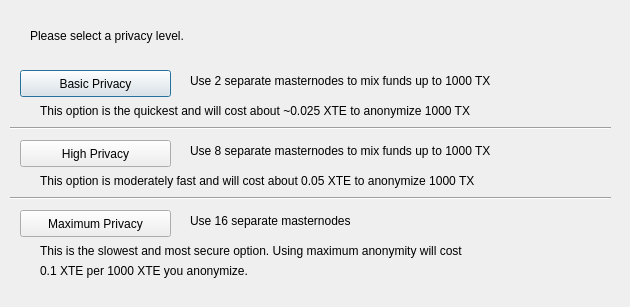
<?xml version="1.0" encoding="UTF-8"?>
<ui version="4.0">
 <class>DarksendConfig</class>
 <widget class="QDialog" name="DarksendConfig">
  <property name="geometry">
   <rect>
    <x>0</x>
    <y>0</y>
    <width>630</width>
    <height>307</height>
   </rect>
  </property>
  <property name="windowTitle">
   <string>Configure Darksend</string>
  </property>
  <widget class="QPushButton" name="buttonBasic">
   <property name="geometry">
    <rect>
     <x>20</x>
     <y>70</y>
     <width>151</width>
     <height>27</height>
    </rect>
   </property>
   <property name="text">
    <string>Basic Privacy</string>
   </property>
  </widget>
  <widget class="QPushButton" name="buttonHigh">
   <property name="geometry">
    <rect>
     <x>20</x>
     <y>140</y>
     <width>151</width>
     <height>27</height>
    </rect>
   </property>
   <property name="text">
    <string>High Privacy</string>
   </property>
  </widget>
  <widget class="QPushButton" name="buttonMax">
   <property name="geometry">
    <rect>
     <x>20</x>
     <y>210</y>
     <width>151</width>
     <height>27</height>
    </rect>
   </property>
   <property name="text">
    <string>Maximum Privacy</string>
   </property>
  </widget>
  <widget class="QLabel" name="label">
   <property name="geometry">
    <rect>
     <x>30</x>
     <y>20</y>
     <width>571</width>
     <height>31</height>
    </rect>
   </property>
   <property name="text">
    <string>Please select a privacy level.</string>
   </property>
  </widget>
  <widget class="QLabel" name="label_2">
   <property name="geometry">
    <rect>
     <x>190</x>
     <y>70</y>
     <width>421</width>
     <height>21</height>
    </rect>
   </property>
   <property name="text">
    <string>Use 2 separate masternodes to mix funds up to 1000 TX</string>
   </property>
  </widget>
  <widget class="QLabel" name="label_3">
   <property name="geometry">
    <rect>
     <x>190</x>
     <y>140</y>
     <width>411</width>
     <height>21</height>
    </rect>
   </property>
   <property name="text">
    <string>Use 8 separate masternodes to mix funds up to 1000 TX</string>
   </property>
  </widget>
  <widget class="QLabel" name="label_4">
   <property name="geometry">
    <rect>
     <x>190</x>
     <y>210</y>
     <width>421</width>
     <height>21</height>
    </rect>
   </property>
   <property name="text">
    <string>Use 16 separate masternodes</string>
   </property>
  </widget>
  <widget class="QLabel" name="label_6">
   <property name="geometry">
    <rect>
     <x>40</x>
     <y>100</y>
     <width>561</width>
     <height>21</height>
    </rect>
   </property>
   <property name="text">
    <string>This option is the quickest and will cost about ~0.025 XTE to anonymize 1000 TX</string>
   </property>
  </widget>
  <widget class="QLabel" name="label_7">
   <property name="geometry">
    <rect>
     <x>40</x>
     <y>170</y>
     <width>561</width>
     <height>21</height>
    </rect>
   </property>
   <property name="text">
    <string>This option is moderately fast and will cost about 0.05 XTE to anonymize 1000 TX</string>
   </property>
  </widget>
  <widget class="QLabel" name="label_8">
   <property name="geometry">
    <rect>
     <x>40</x>
     <y>240</y>
     <width>561</width>
     <height>21</height>
    </rect>
   </property>
   <property name="text">
    <string>This is the slowest and most secure option. Using maximum anonymity will cost</string>
   </property>
  </widget>
  <widget class="QLabel" name="label_9">
   <property name="geometry">
    <rect>
     <x>40</x>
     <y>260</y>
     <width>561</width>
     <height>21</height>
    </rect>
   </property>
   <property name="text">
    <string>0.1 XTE per 1000 XTE you anonymize.</string>
   </property>
  </widget>
  <widget class="Line" name="line">
   <property name="geometry">
    <rect>
     <x>10</x>
     <y>120</y>
     <width>601</width>
     <height>16</height>
    </rect>
   </property>
   <property name="orientation">
    <enum>Qt::Horizontal</enum>
   </property>
  </widget>
  <widget class="Line" name="line_2">
   <property name="geometry">
    <rect>
     <x>10</x>
     <y>190</y>
     <width>601</width>
     <height>16</height>
    </rect>
   </property>
   <property name="orientation">
    <enum>Qt::Horizontal</enum>
   </property>
  </widget>
 </widget>
 <resources/>
 <connections/>
</ui>
